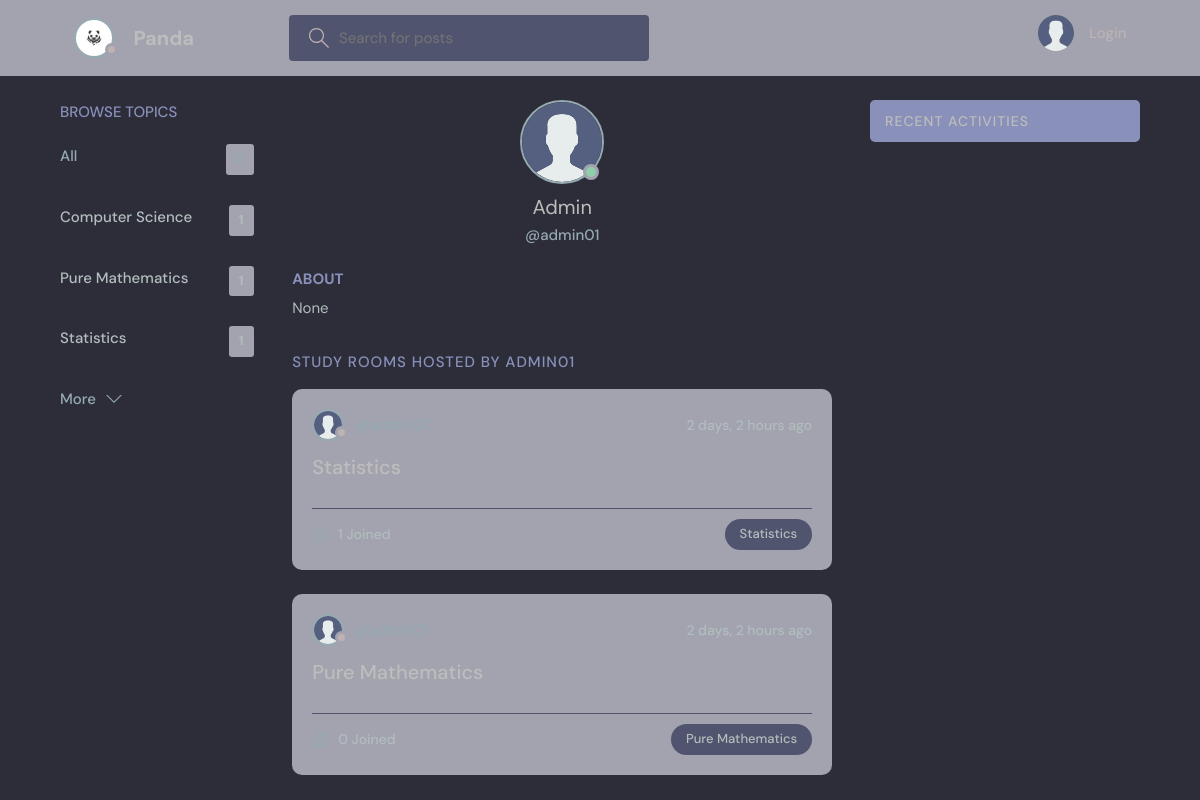
The app's page /profile/2/ with its own data.
### base/models.py (models this page shows, shortened)
class Topic(models.Model):
    name = models.CharField(max_length=200)

class User(AbstractUser):
    name = models.CharField(max_length=200, null=True)
    email = models.EmailField(unique=True, null=True)
    bio = models.TextField(null=True)
    avatar = models.ImageField(null=True, default="avatar.svg")
    USERNAME_FIELD = 'email'
    REQUIRED_FIELDS = []

class Room(models.Model):
    host = models.ForeignKey(User, on_delete=models.SET_NULL, null=True)
    topic = models.ForeignKey(Topic, on_delete=models.SET_NULL, null=True)
    name = models.CharField(max_length=200)
    description = models.TextField(null=True, blank=True)
    participants = models.ManyToManyField(
        User, related_name='participants', blank=True)
    updated = models.DateTimeField(auto_now=True)
    created = models.DateTimeField(auto_now_add=True)
    class Meta:
        ordering = ['-updated', '-created']

### base/views.py (the view)
# urls.py: path('profile/<str:pk>/', views.userProfile, name="user-profile"),
def userProfile(request, pk):
    user = User.objects.get(id=pk)
    rooms = user.room_set.all()
    room_messages = user.message_set.all()
    topics = Topic.objects.all()
    context = {'user': user, 'rooms': rooms,
               'room_messages': room_messages, 'topics': topics}
    return render(request, 'base/profile.html', context)

### base/templates/base/profile.html (shortened to what this page needs)
{% extends 'main.html' %}
{% block content %}
<main class="profile-page layout layout--3">
  <div class="container">
    {% include 'base/topics_component.html' %}
    <div class="roomList">
      <div class="profile">
        <div class="profile__avatar">
          <div class="avatar avatar--large active">
            <img src="{{user.avatar.url}}" />
          </div>
        </div>
        <div class="profile__info">
          <h3>{{user.name}}</h3>
          <p>@{{user.username}}</p>
        </div>
        <div class="profile__about">
          <h3>About</h3>
          <p>
            {{user.bio}}
          </p>
        </div>
      </div>
      <div class="roomList__header">
        <div>
          <h2>Study Rooms Hosted by {{user.username}}</a>
          </h2>
        </div>
      </div>
      {% include 'base/feed_component.html' %}
    </div>
    {% include 'base/activity_component.html' %}
  </div>
</main>
{% endblock content %}

### templates/main.html (shortened to what this page needs)
<!DOCTYPE html>
{% load static %}
<html lang="en">
<head>
    <link rel="stylesheet" href="{% static 'styles/style.css' %}" />
</head>
<body>
    {% include 'navbar.html' %}
    {% block content %}
    {% endblock %}
</body>
</html>

### templates/navbar.html (shortened to what this page needs)
{% load static %}
<header class="header header--loggedIn">
    <div class="container">
        <a href="{% url 'home' %}" class="header__logo">
            <div class="avatar avatar--medium">
                <img src="{% static 'images/panda.jpg' %}" />
            </div>
            <h1>Panda</h1>
        </a>
        <form class="header__search" method="GET" action="{% url 'home' %}">
            <label>
                <input name="q" placeholder="Search for posts" />
            </label>
        </form>
        <nav class="header__menu">
            {% if request.user.is_authenticated %}
            <div class="header__user">
                <a href="{% url 'update-user' %}">
                    <div class="avatar avatar--medium active">
                        <img src="{{request.user.avatar.url}}" />
                    </div>
                    <p>{{request.user.username}} <span>@{{request.user.username}}</span></p>
                </a>
                <button class="dropdown-button">
                    <svg version="1.1" xmlns="http://www.w3.org/2000/svg" width="32" height="32" viewBox="0 0 32 32">
                        <title>chevron-down</title>
                        <path d="M16 21l-13-13h-3l16 16 16-16h-3l-13 13z"></path>
                    </svg>
                </button>
            </div>
            {% else %}
            <a href="{% url 'login' %}">
                <img src="{% static 'images/avatar.svg' %}" />
                <p>Login</p>
            </a>
            {% endif %}
        </nav>
    </div>
</header>

### base/templates/base/topics_component.html
<div class="topics">
    <div class="topics__header">
        <h2>Browse Topics</h2>
    </div>
    <ul class="topics__list">
        <li>
            <a href="{% url 'home' %}" class="active">All <span>{{topics.count}}</span></a>
        </li>
        {% for topic in topics %}
        <li>
            <a href="{% url 'home' %}?q={{topic.name}}">{{topic.name}}<span>{{topic.room_set.all.count}}</span></a>
        </li>
        {% endfor %}
    </ul>
    <a class="btn btn--link" href="{% url 'topics' %}">
        More
        <svg version="1.1" xmlns="http://www.w3.org/2000/svg" width="32" height="32" viewBox="0 0 32 32">
            <title>chevron-down</title>
            <path d="M16 21l-13-13h-3l16 16 16-16h-3l-13 13z"></path>
        </svg>
    </a>
</div>

### base/templates/base/feed_component.html (shortened to what this page needs)
{% for room in rooms %}
<div class="roomListRoom">
    <div class="roomListRoom__header">
        <a href="{% url 'user-profile' room.host.id %}" class="roomListRoom__author">
            <div class="avatar avatar--small">
                <img src="{{room.host.avatar.url}}" />
            </div>
            <span>@{{room.host.username}}</span>
        </a>
        <div class="roomListRoom__actions">
            <span>{{room.created|timesince}} ago</span>
        </div>
    </div>
    <div class="roomListRoom__content">
        <a href="{% url 'room' room.id %}">{{room.name}}</a>
    </div>
    <div class="roomListRoom__meta">
        <a href="{% url 'room' room.id %}" class="roomListRoom__joined">
            {{room.participants.all.count}} Joined
        </a>
        <p class="roomListRoom__topic">{{room.topic.name}}</p>
    </div>
</div>
{% endfor %}

### base/templates/base/activity_component.html (shortened to what this page needs)
<div class="activities">
    <div class="activities__header">
        <h2>Recent Activities</h2>
    </div>
</div>

### records on screen
Topic: name "Computer Science", room_set.all.count "1"
Topic: name "Pure Mathematics", room_set.all.count "1"
Topic: name "Statistics", room_set.all.count "1"
User: avatar (placeholder picture), name "Admin", username "admin01", bio "None", username "ADMIN01"
Room: host.avatar (placeholder picture), created "2 days, 2 hours", name "Statistics", participants.all.count "1", topic.name "Statistics"
Room: host.avatar (placeholder picture), created "2 days, 2 hours", name "Pure Mathematics", participants.all.count "0", topic.name "Pure Mathematics"
